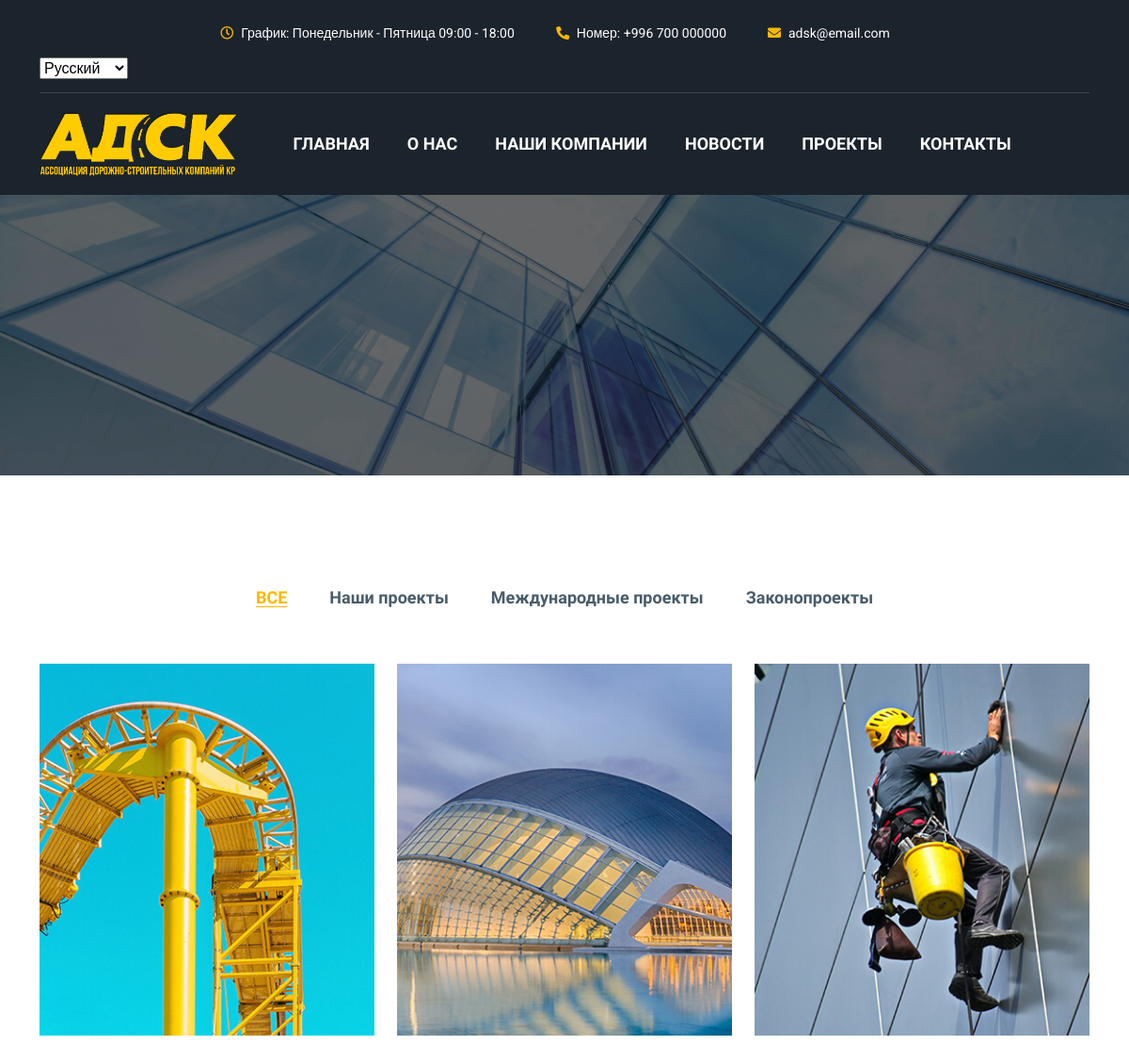
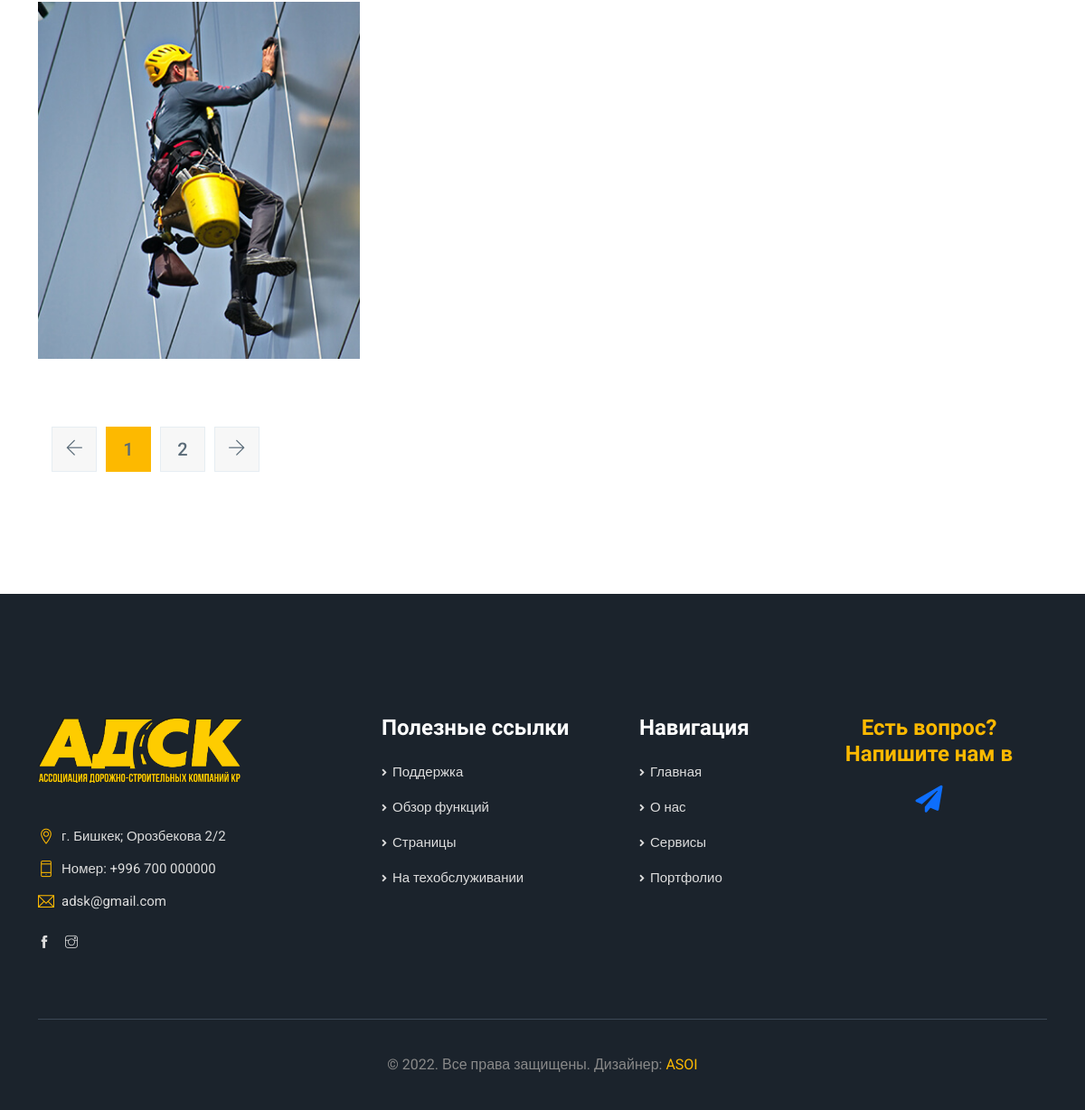
The page /portfolio/ on the database its author committed (2 pictures, top to bottom).
### first/models.py (models this page shows, shortened)
class Projects(models.Model):
    project_name = models.CharField(max_length=200, null=True, blank=True)

class Portfolio(models.Model):
    project_name = models.ForeignKey(Projects, on_delete=models.CASCADE, related_name="projects")
    project_title = models.CharField(max_length=200, null=True, blank=True)
    image = models.ImageField(upload_to='portfolio_images', verbose_name='Фото', blank=True, null=True)
    text = models.TextField(verbose_name="Полное описание")

### first/views.py (the view)
# urls.py: path('portfolio/', portfolio, name='portfolio'),
def portfolio(request):
    projects = Projects.objects.all()
    portfolio_ = Portfolio.objects.all()
    context = {"projects": projects, "portfolio": portfolio_}
    return render(request, "portfolio.html", context)

### templates/portfolio.html (shortened to what this page needs)
{% extends 'index.html' %}
{% load static %}
{% block page %}
            <section class="banner_area">
                <div class="overlay_bg parallax-effect" style="background: url(/static/img/banner3.jpg) no-repeat;"></div>
            </section>
            <section class="con_latest_project_area">
                <div class="container">
                    <div id="portfolio_filter" class="portfolio_filter">
                        <div data-filter="*" class="work_portfolio_item active">ВСЕ</div>
                        {% for project in projects %}
                        <div data-filter=".{{project.id}}" class="work_portfolio_item">{{project.project_name}}</div>
                        {% endfor %}
                    </div>
                    <div class="row portfolio_gallery" id="work-portfolio">
                        {% for port in portfolio %}
                        <div class="col-lg-4 col-sm-6 portfolio_item {{port.project_name.id}}">
                            <div class="portfolio_img hover_effect">
                               <a href="{% url 'portfolio' port.pk%}">
                                <img src="{{ port.image.url}}" alt="">
                                <div class="hover_content">
                                    <h5><span>{{port.project_title}}</span></h5>
                                    <h4><span>Round Office</span></h4>
                                </div>
                               </a>
                            </div>
                        </div>
                        {% endfor %}
                    </div>
                    <nav class="navigation pagination" role="navigation">
                        <a class="prev page-numbers" href="#"><i class="ti-arrow-left"></i></a>
                        <span aria-current="page" class="page-numbers current">1</span>
                        <a class="page-numbers" href="#">2</a>
                        <a class="next page-numbers" href="#"><i class="ti-arrow-right"></i></a>
                    </nav>
                </div>
            </section>
{% endblock %}

### rows shown on the page
Projects: project_name "Наши проекты"
Projects: project_name "Международные проекты"
Projects: project_name "Законопроекты"
Portfolio: image (picture)
Portfolio: image (picture)
Portfolio: image (picture)
Portfolio: image (picture)

### other values the page prints
form field language "Русский"
